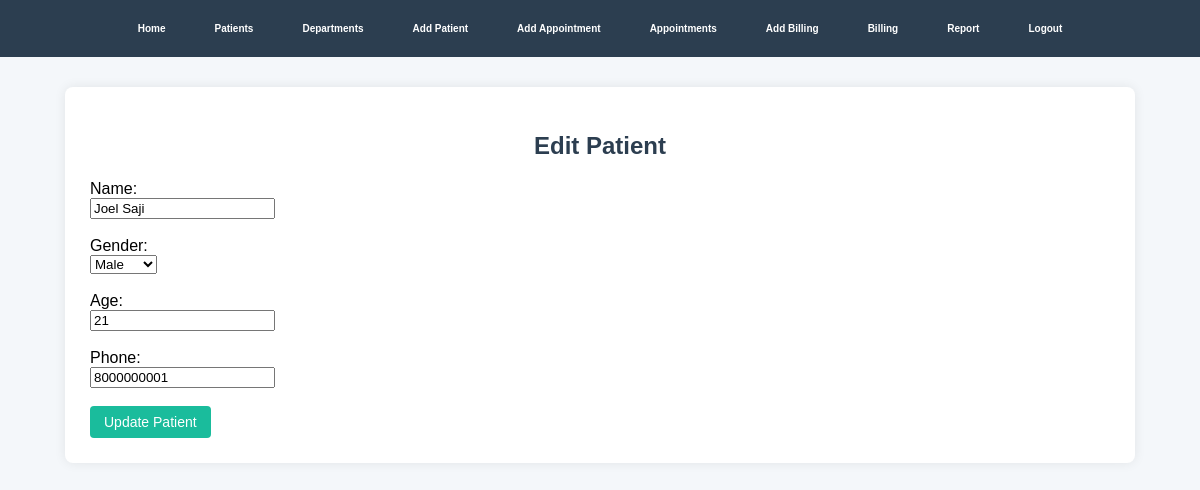
Page /edit_patient.php?id=1 on the committed database.
### tables this page shows
CREATE TABLE `patients` (
  `patient_id` int(11) NOT NULL,
  `name` varchar(100) NOT NULL,
  `gender` enum('Male','Female','Other') DEFAULT NULL,
  `age` int(11) DEFAULT NULL CHECK (`age` > 0),
  `phone` varchar(15) DEFAULT NULL
);

### edit_patient.php (the view, shortened to what this page needs)
<?php
include 'db.php';
$id = $_GET['id'];
$result = $conn->query("SELECT * FROM patients WHERE patient_id=$id");
$row = $result->fetch_assoc();
?>
<!DOCTYPE html>
<html>
<head>
    <link rel="stylesheet" href="style.css">
</head>
<body>
<div class="navbar">
    <a href="index.php">Home</a>
    <a href="patients.php">Patients</a>
    <a href="departments.php">Departments</a>
    <a href="add_patient.php">Add Patient</a>
    <a href="add_appointment.php">Add Appointment</a>
<a href="appointments.php">Appointments</a>
<a href="add_billing.php">Add Billing</a>
<a href="billing.php">Billing</a>
    <a href="report.php">Report</a>
<a href="logout.php">Logout</a>
</div>
<div class="container">
    <h2>Edit Patient</h2>
    <form method="POST">
        Name:<br>
        <input type="text" name="name" value="<?php echo $row['name']; ?>" required><br><br>
        Gender:<br>
        <select name="gender">
            <option <?php if($row['gender']=='Male') echo 'selected'; ?>>Male</option>
        </select><br><br>
        Age:<br>
        <input type="number" name="age" value="<?php echo $row['age']; ?>" required><br><br>
        Phone:<br>
        <input type="text" name="phone" value="<?php echo $row['phone']; ?>" required><br><br>
        <input type="submit" name="update" value="Update Patient">
    </form>
</div>
</body>
</html>

### style.css (style rules this page uses)
body { font-family: Arial, sans-serif; background-color: #f4f7fa; margin: 0; padding: 0; }
h1, h2 { text-align: center; color: #2c3e50; }
.navbar { background-color: #2c3e50; padding: 15px 20px; display: flex; flex-wrap: wrap; justify-content: center; align-items: center; gap: 25px; }
.navbar a { color: white; text-decoration: none; font-size: 10px; font-weight: 600; padding: 8px 12px; transition: 0.3s; }
.container { width: 85%; margin: 30px auto; background: white; padding: 25px; border-radius: 8px; box-shadow: 0px 0px 12px rgba(0,0,0,0.08); }
button, input[type="submit"] { background-color: #1abc9c; color: white; padding: 8px 14px; border: none; border-radius: 4px; cursor: pointer; font-size: 14px; }

### rows in the picture
patients: name "Joel Saji", gender "Male", age "21", phone "8000000001"
